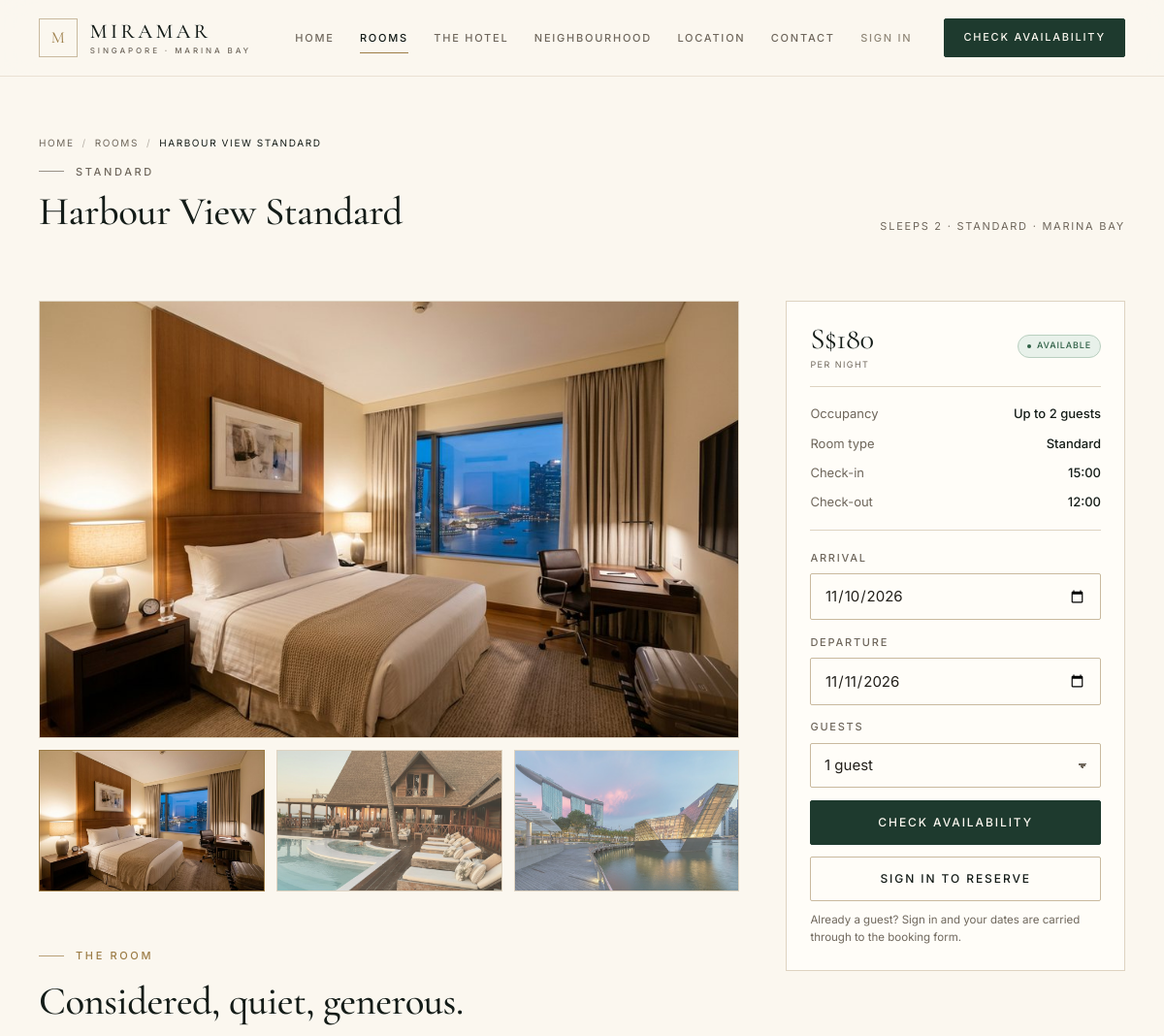
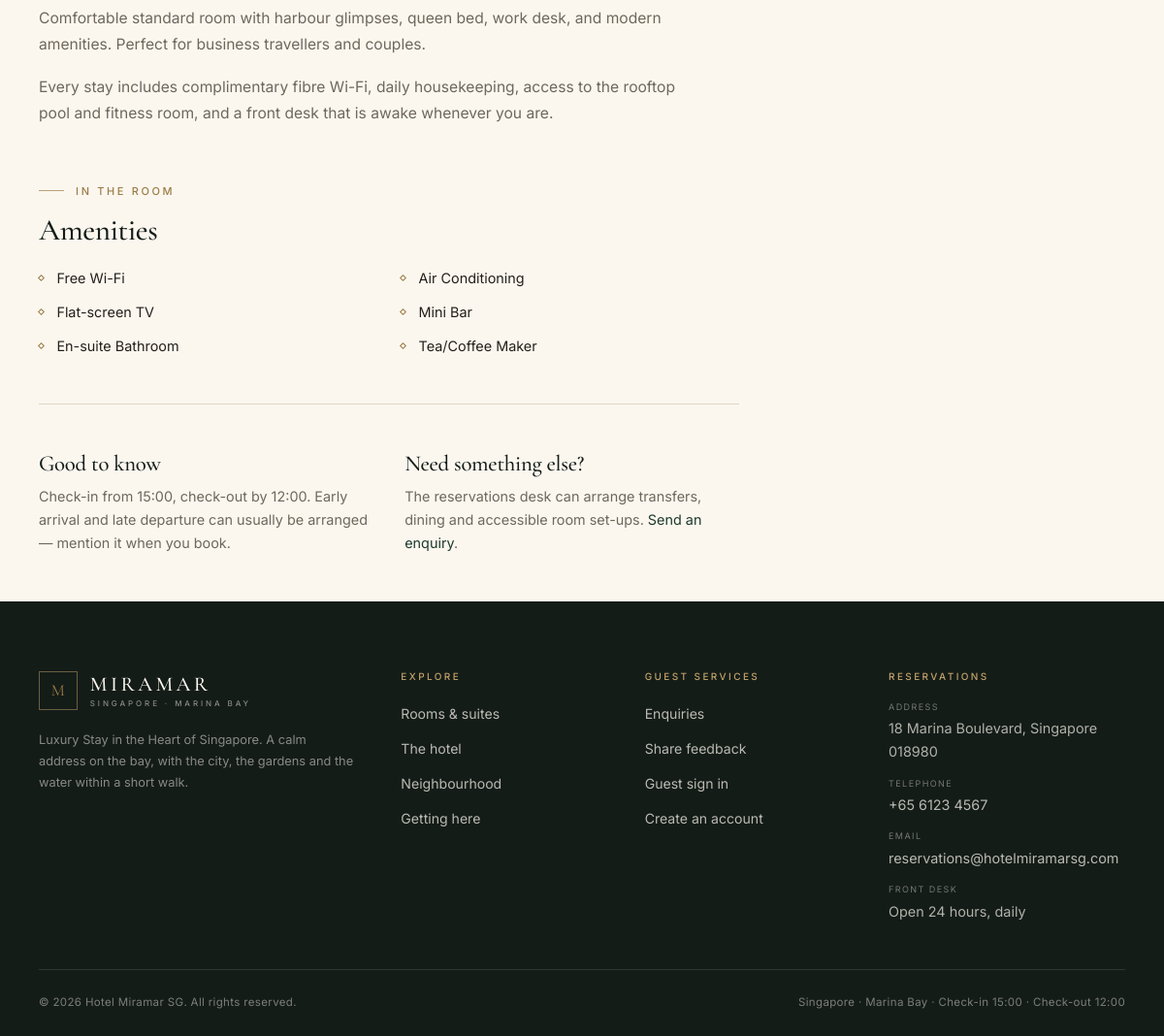
The app's page /rooms/1 with its own data (2 pictures, top to bottom).
### app/models/models.py (models this page shows, shortened)
class Room(db.Model):
    __tablename__ = 'rooms'
    id = db.Column(db.Integer, primary_key=True)
    name = db.Column(db.String(120), nullable=False)
    room_type = db.Column(db.String(50), nullable=False)  # Standard, Deluxe, Suite, etc.
    description = db.Column(db.Text)
    price_per_night = db.Column(db.Numeric(10, 2), nullable=False)
    max_occupancy = db.Column(db.Integer, default=2)
    amenities = db.Column(db.Text)  # comma-separated or JSON-like string
    image_filename = db.Column(db.String(255))
    is_available = db.Column(db.Boolean, default=True, nullable=False)
    is_featured = db.Column(db.Boolean, default=False)
    created_at = db.Column(db.DateTime, default=datetime.utcnow)
    updated_at = db.Column(db.DateTime, default=datetime.utcnow, onupdate=datetime.utcnow)
    bookings = db.relationship('Booking', back_populates='room', lazy='dynamic')

### app/routes/public.py (the view)
@public_bp.route('/rooms/<int:room_id>')
def room_detail(room_id):
    room = Room.query.get_or_404(room_id)
    if not room.is_available and (not current_user.is_authenticated or not current_user.is_admin):
        flash('This room is currently unavailable.', 'warning')
        return redirect(url_for('public.rooms'))
    form = RoomSearchForm()
    return render_template('public/room_detail.html', room=room, form=form)

### app/forms/forms.py
class RoomSearchForm(FlaskForm):
    check_in = DateField('Check-in', validators=[DataRequired()], format='%Y-%m-%d')
    check_out = DateField('Check-out', validators=[DataRequired()], format='%Y-%m-%d')
    guests = IntegerField('Guests', default=1, validators=[NumberRange(1, 10)])
    room_type = SelectField('Room Type', choices=[
        ('', 'Any Type'),
        ('Standard', 'Standard'),
        ('Deluxe', 'Deluxe'),
        ('Suite', 'Suite'),
        ('Presidential', 'Presidential')
    ], validators=[Optional()])
    submit = SubmitField('Search Rooms')

### app/templates/public/room_detail.html (shortened to what this page needs)
{% extends 'base.html' %}
{% block content %}
<div class="container">
  <div class="page-intro">
    <nav class="breadcrumb" aria-label="Breadcrumb" style="color: var(--muted);">
      <a href="{{ url_for('public.index') }}" style="color: var(--muted);">Home</a>
      <span aria-hidden="true">/</span>
      <a href="{{ url_for('public.rooms') }}" style="color: var(--muted);">Rooms</a>
      <span aria-hidden="true">/</span>
      <span aria-current="page" style="color: var(--ink);">{{ room.name }}</span>
    </nav>
    <div class="room-detail-head">
      <div>
        <p class="eyebrow">{{ room.room_type }}</p>
        <h1>{{ room.name }}</h1>
      </div>
      <p class="room-detail-head__meta">Sleeps {{ room.max_occupancy }} &middot; {{ room.room_type }} &middot; Marina Bay</p>
    </div>
  </div>
</div>
<section class="section section--tight" style="padding-top: 0;">
  <div class="container">
    <div class="detail-shell">
      <div class="stack--lg" style="display: grid; gap: clamp(2rem, 4vw, 3rem);">
        <div class="gallery">
          <div class="gallery__main">
            <img data-gallery-main
                 src="{{ url_for('static', filename='images/rooms/' + room.image_filename) if room.image_filename else url_for('static', filename='images/rooms/marina-deluxe.jpg') }}"
                 alt="{{ room.name }}" fetchpriority="high">
          </div>
          <div class="gallery__thumbs" role="group" aria-label="Room gallery">
            <button type="button" class="gallery__thumb" data-gallery-thumb aria-pressed="true"
                    data-src="{{ url_for('static', filename='images/rooms/' + room.image_filename) if room.image_filename else url_for('static', filename='images/rooms/marina-deluxe.jpg') }}"
                    data-alt="{{ room.name }}">
              <img src="{{ url_for('static', filename='images/rooms/' + room.image_filename) if room.image_filename else url_for('static', filename='images/rooms/marina-deluxe.jpg') }}"
                   alt="View {{ room.name }}" loading="lazy">
            </button>
            <button type="button" class="gallery__thumb" data-gallery-thumb aria-pressed="false"
                    data-src="{{ url_for('static', filename='images/hero/hero-poster.jpg') }}"
                    data-alt="Rooftop pool and terrace at dusk">
              <img src="{{ url_for('static', filename='images/hero/hero-poster.jpg') }}" alt="Rooftop pool and terrace" loading="lazy">
            </button>
            <button type="button" class="gallery__thumb" data-gallery-thumb aria-pressed="false"
                    data-src="{{ url_for('static', filename='images/attractions/marina-bay-header.jpg') }}"
                    data-alt="Marina Bay at dusk">
              <img src="{{ url_for('static', filename='images/attractions/marina-bay-header.jpg') }}" alt="Marina Bay at dusk" loading="lazy">
            </button>
          </div>
        </div>
        <div>
          <p class="eyebrow">The room</p>
          <h2 style="margin-top: 0.9rem;">Considered, quiet, generous.</h2>
          <div class="prose" style="margin-top: 1.1rem;">
            {% if room.description %}
            <p>{{ room.description }}</p>
            {% else %}
            <p>A calm room finished in warm timber and natural cloth, with a comfortable bed, a proper desk and a bathroom stocked with care.</p>
            {% endif %}
            <p>Every stay includes complimentary fibre Wi-Fi, daily housekeeping, access to the rooftop pool and fitness room, and a front desk that is awake whenever you are.</p>
          </div>
        </div>
        <div>
          <p class="eyebrow">In the room</p>
          <h2 style="margin-top: 0.9rem; font-size: clamp(1.6rem, 2.6vw, 2.1rem);">Amenities</h2>
          {% if room.amenities %}
          <ul class="tick-list">
            {% for a in room.amenities.split(',') %}
            <li>{{ a.strip() }}</li>
            {% endfor %}
          </ul>
          {% else %}
          <p class="muted" style="margin-top: 1rem;">Amenity details are available from the front desk.</p>
          {% endif %}
        </div>
        <div class="rule"></div>
        <div class="split" style="gap: 2rem;">
          <div>
            <h3>Good to know</h3>
            <p class="muted" style="margin-top: 0.6rem; font-size: 0.9rem;">Check-in from 15:00, check-out by 12:00. Early arrival and late departure can usually be arranged — mention it when you book.</p>
          </div>
          <div>
            <h3>Need something else?</h3>
            <p class="muted" style="margin-top: 0.6rem; font-size: 0.9rem;">The reservations desk can arrange transfers, dining and accessible room set-ups. <a href="{{ url_for('public.contact') }}">Send an enquiry</a>.</p>
          </div>
        </div>
      </div>
      <aside class="book-panel" aria-label="Booking panel">
        <div class="book-panel__rate">
          <div class="rate">S${{ '%.0f'|format(room.price_per_night) }}<span class="rate__unit">per night</span></div>
          <span class="badge {{ 'badge-approved' if room.is_available else 'badge-cancelled' }}">{{ 'Available' if room.is_available else 'Waitlist' }}</span>
        </div>
        <div class="book-panel__facts">
          <div><span>Occupancy</span><strong>Up to {{ room.max_occupancy }} guests</strong></div>
          <div><span>Room type</span><strong>{{ room.room_type }}</strong></div>
          <div><span>Check-in</span><strong>15:00</strong></div>
          <div><span>Check-out</span><strong>12:00</strong></div>
        </div>
        {% if current_user.is_authenticated and not current_user.is_admin %}
        <form class="book-panel__form" method="get" action="{{ url_for('customer.book_room', room_id=room.id) }}" data-date-scope>
          <div class="form-group">
            <label for="detail-check-in">Arrival</label>
            <input id="detail-check-in" class="input" type="date" name="check_in" required>
          </div>
          <div class="form-group">
            <label for="detail-check-out">Departure</label>
            <input id="detail-check-out" class="input" type="date" name="check_out" required>
          </div>
          <div class="form-group">
            <label for="detail-guests">Guests</label>
            <select id="detail-guests" class="input" name="guests">
              {% for i in range(1, room.max_occupancy + 1) %}
              <option value="{{ i }}">{{ i }} {{ 'guest' if i == 1 else 'guests' }}</option>
              {% endfor %}
            </select>
          </div>
          <button type="submit" class="btn btn--block">Reserve this room</button>
          <p class="book-panel__note">No card required now. Your request is confirmed by our reservations team.</p>
        </form>
        {% elif current_user.is_authenticated and current_user.is_admin %}
        <div class="book-panel__form">
          <p class="book-panel__note">You are signed in to the operations console. Bookings are managed from the admin area.</p>
          <a class="btn btn--block" href="{{ url_for('admin.bookings') }}">Open bookings</a>
        </div>
        {% else %}
        <form class="book-panel__form" method="get" action="{{ url_for('public.rooms') }}" data-date-scope>
          <div class="form-group">
            <label for="detail-check-in">Arrival</label>
            <input id="detail-check-in" class="input" type="date" name="check_in" required>
          </div>
          <div class="form-group">
            <label for="detail-check-out">Departure</label>
            <input id="detail-check-out" class="input" type="date" name="check_out" required>
          </div>
          <div class="form-group">
            <label for="detail-guests">Guests</label>
            <select id="detail-guests" class="input" name="guests">
              {% for i in range(1, room.max_occupancy + 1) %}
              <option value="{{ i }}">{{ i }} {{ 'guest' if i == 1 else 'guests' }}</option>
              {% endfor %}
            </select>
          </div>
          <button type="submit" class="btn btn--block">Check availability</button>
        </form>
        <div style="margin-top: 0.75rem; display: grid; gap: 0.6rem;">
          <a class="btn btn--ghost btn--block" href="{{ url_for('auth.login', next=url_for('customer.book_room', room_id=room.id)) }}">Sign in to reserve</a>
          <p class="book-panel__note">Already a guest? Sign in and your dates are carried through to the booking form.</p>
        </div>
        {% endif %}
      </aside>
    </div>
  </div>
</section>
{% endblock %}

### app/templates/base.html (shortened to what this page needs)
{% set current_endpoint = request.endpoint or '' %}
{% set rooms_active = current_endpoint in ['public.rooms', 'public.room_detail', 'customer.search_rooms', 'customer.book_room'] %}
{% set account_active = current_endpoint.startswith('customer.') %}
{% set admin_active = current_endpoint.startswith('admin.') %}
{% set login_active = current_endpoint in ['auth.login', 'auth.password_recovery', 'auth.reset_password', 'auth.register'] %}
<!DOCTYPE html>
<html lang="en">
<head>
  <link rel="stylesheet" href="{{ url_for('static', filename='css/main.css') }}">
</head>
<body class="{% block body_class %}site-body{% endblock %}">
  <header class="site-header" data-header>
    <div class="container site-header__inner">
      <a class="brand" href="{{ url_for('public.index') }}" aria-label="{{ hotel_name }} — home">
        <span class="brand__monogram" aria-hidden="true">M</span>
        <span class="brand__text">
          <span class="brand__name">Miramar</span>
          <span class="brand__loc">Singapore &middot; Marina Bay</span>
        </span>
      </a>
      <nav class="site-nav" id="site-nav" data-nav-panel aria-label="Primary">
        <a href="{{ url_for('public.index') }}" class="nav__link{% if current_endpoint == 'public.index' %} is-active{% endif %}"{% if current_endpoint == 'public.index' %} aria-current="page"{% endif %}>Home</a>
        <a href="{{ url_for('public.rooms') }}" class="nav__link{% if rooms_active %} is-active{% endif %}"{% if rooms_active %} aria-current="page"{% endif %}>Rooms</a>
        <a href="{{ url_for('public.about') }}" class="nav__link{% if current_endpoint == 'public.about' %} is-active{% endif %}"{% if current_endpoint == 'public.about' %} aria-current="page"{% endif %}>The Hotel</a>
        <a href="{{ url_for('public.attractions') }}" class="nav__link{% if current_endpoint == 'public.attractions' %} is-active{% endif %}"{% if current_endpoint == 'public.attractions' %} aria-current="page"{% endif %}>Neighbourhood</a>
        <a href="{{ url_for('public.location') }}" class="nav__link{% if current_endpoint == 'public.location' %} is-active{% endif %}"{% if current_endpoint == 'public.location' %} aria-current="page"{% endif %}>Location</a>
        <a href="{{ url_for('public.contact') }}" class="nav__link">Contact</a>
        {% if current_user.is_authenticated %}
          {% if current_user.is_admin %}
            <a href="{{ url_for('admin.dashboard') }}" class="nav__link{% if admin_active %} is-active{% endif %}"{% if admin_active %} aria-current="page"{% endif %}>Console</a>
          {% else %}
            <a href="{{ url_for('customer.my_bookings') }}" class="nav__link{% if account_active %} is-active{% endif %}"{% if account_active %} aria-current="page"{% endif %}>My stays</a>
          {% endif %}
          <a href="{{ url_for('auth.logout') }}" class="nav__link nav__link--quiet">Sign out</a>
        {% else %}
          <a href="{{ url_for('auth.login') }}" class="nav__link nav__link--quiet{% if current_endpoint == 'auth.login' %} is-active{% endif %}"{% if current_endpoint == 'auth.login' %} aria-current="page"{% endif %}>Sign in</a>
        {% endif %}
        <a href="{{ url_for('public.rooms') }}" class="btn nav__cta">Check availability</a>
      </nav>
    </div>
  </header>
  <main id="main">
    {% block content %}{% endblock %}
  </main>
  <footer class="site-footer">
    <div class="container">
      <div class="footer-grid">
        <div class="footer-brand">
          <a class="brand" href="{{ url_for('public.index') }}">
            <span class="brand__monogram" aria-hidden="true">M</span>
            <span class="brand__text">
              <span class="brand__name">Miramar</span>
              <span class="brand__loc">Singapore &middot; Marina Bay</span>
            </span>
          </a>
          <p class="footer-note">{{ hotel_tagline }}. A calm address on the bay, with the city, the gardens and the water within a short walk.</p>
        </div>
        <div>
          <h2 class="footer-title">Explore</h2>
          <ul class="footer-links">
            <li><a href="{{ url_for('public.rooms') }}">Rooms &amp; suites</a></li>
            <li><a href="{{ url_for('public.about') }}">The hotel</a></li>
            <li><a href="{{ url_for('public.attractions') }}">Neighbourhood</a></li>
            <li><a href="{{ url_for('public.location') }}">Getting here</a></li>
          </ul>
        </div>
        <div>
          <h2 class="footer-title">Guest services</h2>
          <ul class="footer-links">
            <li><a href="{{ url_for('public.contact') }}">Enquiries</a></li>
            <li><a href="{{ url_for('public.feedback') }}">Share feedback</a></li>
            <li><a href="{{ url_for('auth.login') }}">Guest sign in</a></li>
            <li><a href="{{ url_for('auth.register') }}">Create an account</a></li>
          </ul>
        </div>
        <div>
          <h2 class="footer-title">Reservations</h2>
          <dl class="footer-contact">
            <div>
              <dt>Address</dt>
              <dd>{{ hotel_address }}</dd>
            </div>
            <div>
              <dt>Telephone</dt>
              <dd><a href="tel:{{ hotel_phone|replace(' ', '') }}">{{ hotel_phone }}</a></dd>
            </div>
            <div>
              <dt>Email</dt>
              <dd><a href="mailto:{{ hotel_email }}">{{ hotel_email }}</a></dd>
            </div>
            <div>
              <dt>Front desk</dt>
              <dd>Open 24 hours, daily</dd>
            </div>
          </dl>
        </div>
      </div>
      <div class="footer-legal">
        <span>&copy; 2026 {{ hotel_name }}. All rights reserved.</span>
        <span class="footer-legal__line">Singapore &middot; Marina Bay &middot; Check-in 15:00 &middot; Check-out 12:00</span>
      </div>
    </div>
  </footer>
</body>
</html>

### records on screen
Room: name "HARBOUR VIEW STANDARD", room_type "STANDARD", name "Harbour View Standard", max_occupancy "2", image_filename (picture), description "Comfortable standard room with harbour glimpses, queen bed, work desk, and modern amenities. Perfect for business travellers and couples.", price_per_night "180", is_available "AVAILABLE", room_type "Standard", guests "1 guest"

### other values on screen
{{ a.strip() }} "Free Wi-Fi" "Air Conditioning" "Flat-screen TV" "Mini Bar" "En-suite Bathroom" "Tea/Coffee Maker"
{{ hotel_tagline }} "Luxury Stay in the Heart of Singapore"
{{ hotel_address }} "18 Marina Boulevard, Singapore 018980"
{{ hotel_phone }} "+65 6123 4567"
{{ hotel_email }} "reservations@hotelmiramarsg.com"
{{ hotel_name }} "Hotel Miramar SG"
